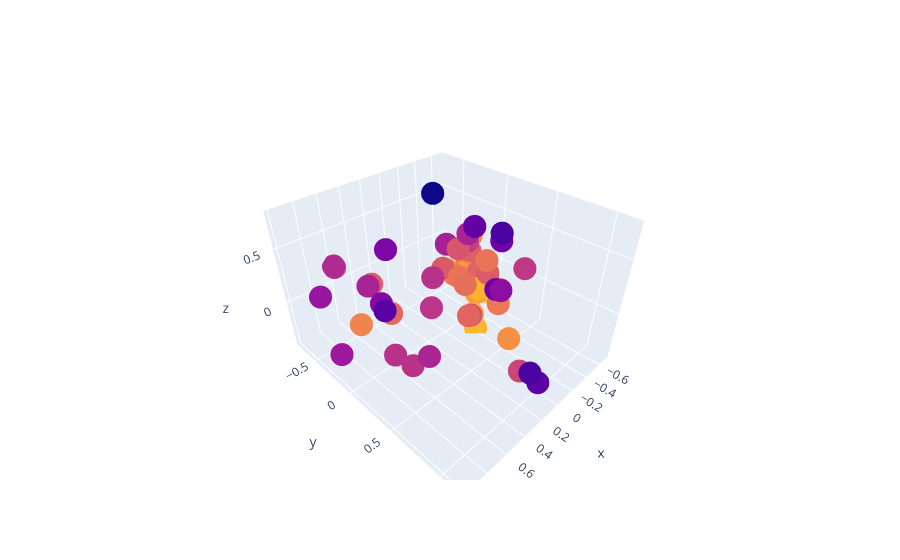

The code cell stored with this chart in its notebook:
### Code cell
import plotly.offline as py
py.init_notebook_mode(connected=True)
import plotly.graph_objs as go
import plotly.tools as tls

trace = go.Scatter3d(
    x=X[:,0],
    y=X[:,1],
    z=X[:,2],
    text=text2,
    mode="markers",
    marker=dict(
        size=8,
        color=y
    )
)

fig = go.Figure(data=[trace])
py.iplot(fig, filename="test-graph")

### Figure 1 — Plotly figure (JSON) as saved in the notebook; plotly's stock layout.template omitted (floating-point values rounded to 4 significant figures)
{"data": [{"marker": {"color": [0.648, 0.647, 0.666, 0.702, 0.718, 0.584, 0.527, 0.53, 0.621, 0.376, 0.683, 0.808, 0.716, 0.736, 0.696, 0.703, 0.657, 0.638, 0.907, 0.784, 0.746, 0.724, 0.499, 0.467, 0.563, 0.568, 0.564, 0.534, 0.399, 0.656, 0.509, 0.672, 0.53, 0.454, 0.547, 0.467, 0.563, 0.568, 0.564, 0.534, 0.399, 0.656, 0.509, 0.573, 0.741, 0.77, 0.761, 0.575, 0.805, 0.822, 0.788, 0.407, 0.305, 0.688, 0.439, 0.414, 0.697, 0.562, 0.482, 0.48, 0.378, 0.43, 0.603, 0.665, 0.63], "size": 8}, "mode": "markers", "text": ["Nećeš Me, Zar Ne", "Iluzionist", "Ne Reci Zauvijek", "Zvijeri - Glad", "Mrak", "Mjesto Za Jedno", "Grijeh", "Danima", "Krenimo Nekamo", "Out Of Time", "Pills", "Stranac", "Stop", "Ne Pitaj Za Mene", "Zašto Bih Ti Rekla To", "Mjesecu Je Dosadno", "Brodolom", "Naučila Sam Trik", "Što Te Ranilo", "Japanac", "Pronađi Put", "Gazio Si Me - Live", "Naučila Sam Trik - Live", "Budi Kao More - Live", "Dan Po Dan - Live", "Osloni Se Na Mene - Live", "Zamijenit Ću Te Gorim - Live", "Ovaj Ples Dame Biraju - Live", "Sami - Live", "Ne Daj - Live", "Pelin I Med - Live", "Mjesecu Je Dosadno - Live", "Stop - Live", "Zašto Bih Ti Rekla To - Live", "What'd I Say - Live", "Budi Kao More", "Dan Po Dan", "Osloni Se Na Mene", "Zamijenit Ću Te Gorim", "Ovaj Ples Dame Biraju", "Sami", "Ne Daj", "Pelin I Med", "What'd I Say", "Gazio Si Me", "Svaki Put", "Noć Na Zemlji", "Neki Drugi Dan", "Istina", "Rudi", "Feeling", "Sophisticated Lady", "Sunce", "Lijepa", "Sreća", "Sve Je Bolje Kad Je Tu", "Hodaš Na Rukama", "Bolje Da Ostaneš Sama", "I Dalje Sanjam...", "Moj Pad", "Voli Me Još Ovu Noć", "Pisano Dahom", "Voli Barem Pjesmu", "Govori Tiho", "Lijepa - Unplugged"], "type": "scatter3d", "x": [-0.5107, -0.3084, -0.501, -0.6168, -0.3396, -0.4319, -0.2749, -0.2169, -0.2716, 0.2763, -0.5544, -0.1941, -0.3899, -0.6255, -0.5205, -0.2879, -0.5101, -0.2969, -0.684, -0.3204, -0.2169, 0.5506, 0.951, 0.5071, 0.6785, 0.2384, 0.5854, 0.5347, 0.6379, 0.3756, 0.9775, 0.3946, 0.4158, 0.3858, 0.6001, 0.5071, 0.6785, 0.2384, 0.5854, 0.5347, 0.6379, 0.3756, 0.9775, 0.5887, -0.5731, -0.5413, -0.4467, -0.2301, -0.4137, -0.579, -0.6369, 0.2401, -0.08936, -0.326, -0.2335, -0.138, -0.3684, -0.006683, -0.00689, -0.3948, -0.2575, -0.06728, 0.1638, -0.09184, -0.1635], "y": [0.02953, -0.3488, -0.07063, -0.3244, -0.3289, -0.158, -0.2653, 0.04241, 0.3709, 1.089, -0.002197, 0.1845, -0.2823, -0.2809, 0.002467, 0.3451, -0.1968, -0.1417, -0.2445, 0.02923, 0.538, -0.4938, -0.3353, -0.2162, 0.1482, 0.08363, 0.2351, 0.3743, 0.01247, -0.5244, -0.1189, -0.2475, -0.5228, -0.2603, -0.7158, -0.2162, 0.1482, 0.08363, 0.2351, 0.3743, 0.01247, -0.5244, -0.1189, -0.7244, -0.2423, -0.1316, -0.2554, 0.6136, -0.002692, -0.09283, -0.2409, 1.137, -0.2262, -0.07568, 0.376, 0.183, -0.1914, -0.1607, 0.5767, -0.04851, 0.3558, 0.4824, 0.9307, 0.1874, 0.1504], "z": [-0.04765, -0.07288, -0.06556, -0.1157, -0.09389, 0.2405, 0.2305, 0.4738, 0.05783, 0.007352, -0.158, -0.4153, -0.1476, -0.09669, 0.07159, -0.1069, 0.09609, 0.2248, -0.3261, -0.4084, -0.3354, -0.3376, 0.2502, 0.01702, -0.1878, -0.00672, -0.304, -0.147, 0.1422, -0.006442, -0.1612, -0.1626, -0.006472, 0.4493, 0.1931, 0.01702, -0.1878, -0.00672, -0.304, -0.147, 0.1422, -0.006442, -0.1612, 0.1685, 0.2132, -0.3603, -0.1527, 0.3923, -0.1858, -0.4046, -0.2786, -0.07524, 0.7761, -0.1335, 0.5326, 0.6187, -0.1272, 0.05226, 0.2859, 0.4401, 0.5817, 0.2183, -0.1658, -0.216, -0.27]}], "layout": {}}
